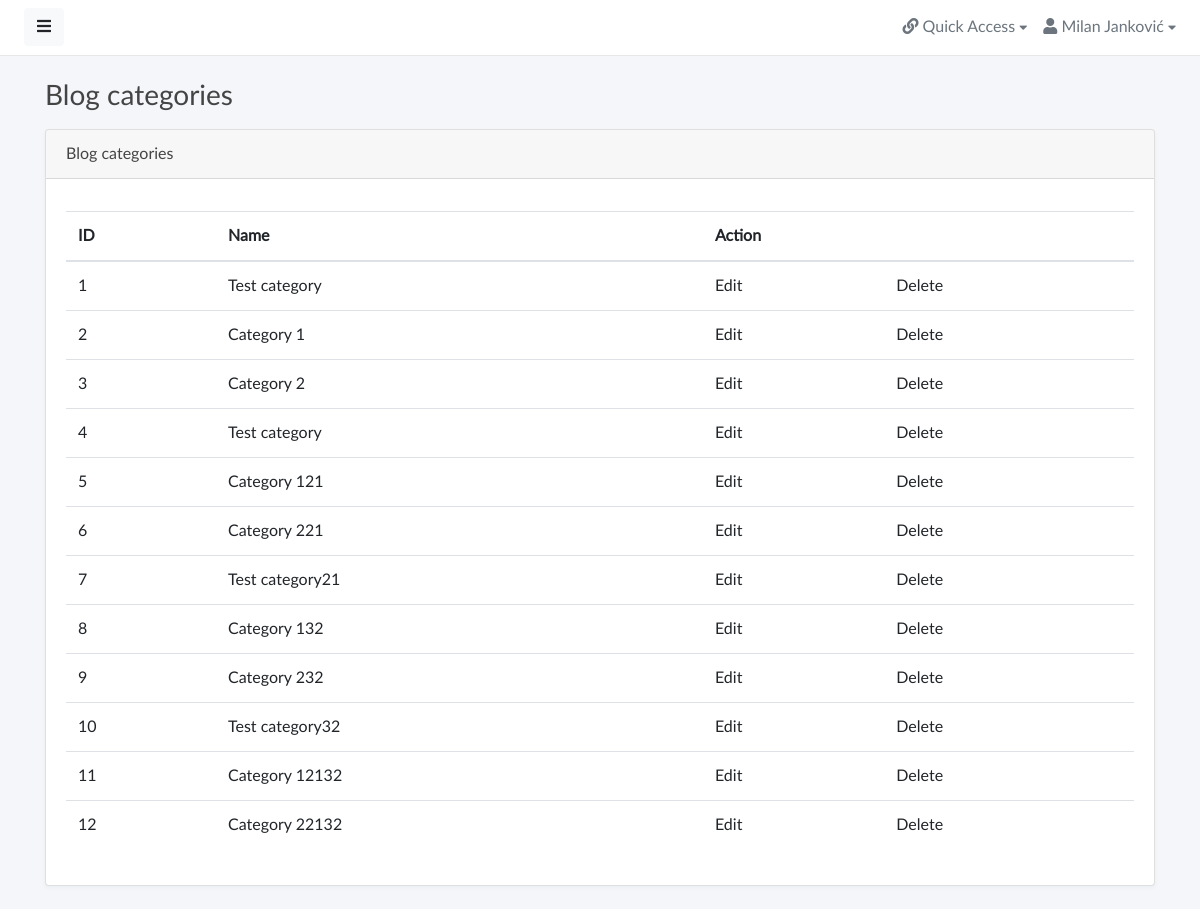
Screenshot of /admin/categories.php (signed in) with the database file from the repository.
### tables this page shows
CREATE TABLE `categories` (
  `id` int(11) UNSIGNED NOT NULL,
  `name` varchar(211) NOT NULL,
  `slug` varchar(211) NOT NULL,
  `created_at` datetime NOT NULL,
  `updated_at` datetime NOT NULL
);

### include/db.inc.php (called while the page is built, shortened)
<?php
class DbConnect {
	private $host = 'localhost';
	private $dbname = 'clean-blog';
	private $username = 'root';
	private $password = '';
	protected function connect(){
		try {
			$sql = 'mysql:host='. $this -> host .';dbname='. $this -> dbname ;
			$pdo = new PDO ( $sql , $this -> username , $this -> password );
			$pdo -> setAttribute( PDO::ATTR_DEFAULT_FETCH_MODE , PDO::FETCH_ASSOC );
			$pdo -> setAttribute ( PDO::ATTR_ERRMODE , PDO::ERRMODE_EXCEPTION );
			$pdo -> exec ( 'set names utf8');
			return $pdo;
		} catch ( PDOException $e) {
			echo $e -> getMessage();
		}
	}
}

### admin/classes/admin.class.php (called while the page is built, shortened)
<?php
class Admin extends DbConnect{
public function getAllBlogCategories(){
	$sql = 'select * from categories order by created_at desc';
	$query = $this -> connect() -> query($sql);
	$categories = $query -> fetchAll();
	return $categories;
}
}

### admin/categories.php (the view, shortened to what this page needs)
<?php
require_once '../include/db.inc.php';
 ?>
 <!doctype html>
<html lang="en">
<head>
    <link href="assets/vendor/fontawesome/css/fontawesome.min.css" rel="stylesheet">
    <link href="assets/vendor/fontawesome/css/solid.min.css" rel="stylesheet">
    <link href="assets/vendor/fontawesome/css/brands.min.css" rel="stylesheet">
    <link href="assets/vendor/bootstrap/css/bootstrap.min.css" rel="stylesheet">
    <link href="assets/css/master.css" rel="stylesheet">
    <link href="assets/vendor/chartsjs/Chart.min.css" rel="stylesheet">
    <link href="assets/vendor/flagiconcss/css/flag-icon.min.css" rel="stylesheet">
</head>
<body>
    <div class="wrapper">
        <div id="body" class="active">
<?php require_once 'partials/__navigation.php' ?>
        <div class="content">
                <div class="container">
                    <div class="page-title">
                        <h3>Blog categories</h3>
                    </div>
                    <div class="row">
                          <div class="col-md-12 col-lg-12">
                            <div class="card">
                                <div class="card-header">Blog categories</div>
                                <div class="card-body">
<?php
try {
$categories = new Admin;
if (count( $categories -> getAllBlogCategories() )> 0 ) {
?>
         <table class="table table-hover" id="dataTables-example" width="100%">
                                        <thead>
                                            <tr>
                                                <th>ID</th>
                                                <th>Name</th>
                                                <th colspan="3">Action</th>
                                            </tr>
                                        </thead>
                                        <tbody>
<?php
    foreach ( $categories -> getAllBlogCategories() as $category ){
?>
 <tr>
                                                <td><?php echo $category['id']; ?></td>
                                                <td><?php echo $category['name']; ?></td>
                                                <td ><a href="">Edit </a></td>
                                                <td ><a href="">Delete </a></td>
                                            </tr>
<?php
}
} else {
   echo 'There is no category.';
}
} catch ( PDOException $e ){
    echo $e -> getMessage();
}
 ?>
                                        </tbody>
                                    </table>
                                </div>
                            </div>
                        </div>
                    </div>
                </div>
            </div>
        </div>
    </div>
</body>
</html>

### admin/assets/css/master.css (style rules this page uses)
body, h1, .h1, h2, .h2, h3, .h3, h4, .h4, h5, .h5, h6, .h6, p, a, td { -moz-osx-font-smoothing: grayscale; -webkit-font-smoothing: antialiased; }
body { width: 100%; height: 100%; background: #f4f6fa; font-family: "Lato", "Helvetica Neue", Arial, Helvetica, sans-serif; font-size: 1rem; color: #444; }
.wrapper { display: flex; width: 100%; align-items: stretch; overflow-x: hidden }
#body { width: 100%; padding: 0; min-height: 100vh; transition: all 0.3s; }
#body>.content { position: relative; padding: .5rem; }
#body .content .page-title h3 { margin: 1rem 0; }
.page-title { margin: 0; font-size: 1.5rem; line-height: 1.5555556; }
.card { margin-bottom: 15px; box-shadow: rgba(35, 46, 60, .04) 0 2px 4px 0; }
a, a:hover, a:focus { color: inherit; text-decoration: none; transition: all 0.3s; }
.table td, .table th { vertical-align: middle; }

### rows the page displays
categories: id "1", name "Test category"
categories: id "2", name "Category 1"
categories: id "3", name "Category 2"
categories: id "4", name "Test category"
categories: id "5", name "Category 121"
categories: id "6", name "Category 221"
categories: id "7", name "Test category21"
categories: id "8", name "Category 132"
categories: id "9", name "Category 232"
categories: id "10", name "Test category32"
categories: id "11", name "Category 12132"
categories: id "12", name "Category 22132"

### other values shown
$_SESSION['name'] "Milan Janković"
